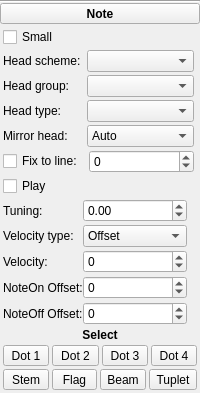
<?xml version="1.0" encoding="UTF-8"?>
<ui version="4.0">
 <class>InspectorNote</class>
 <widget class="QWidget" name="InspectorNote">
  <property name="geometry">
   <rect>
    <x>0</x>
    <y>0</y>
    <width>0</width>
    <height>0</height>
   </rect>
  </property>
  <property name="accessibleName">
   <string>Note Inspector</string>
  </property>
  <layout class="QVBoxLayout" name="verticalLayout">
   <property name="spacing">
    <number>0</number>
   </property>
   <property name="leftMargin">
    <number>0</number>
   </property>
   <property name="topMargin">
    <number>0</number>
   </property>
   <property name="rightMargin">
    <number>0</number>
   </property>
   <property name="bottomMargin">
    <number>0</number>
   </property>
   <item>
    <widget class="QFrame" name="frame">
     <property name="frameShape">
      <enum>QFrame::Shape::HLine</enum>
     </property>
     <property name="frameShadow">
      <enum>QFrame::Shadow::Sunken</enum>
     </property>
    </widget>
   </item>
   <item>
    <widget class="QToolButton" name="title">
     <property name="sizePolicy">
      <sizepolicy hsizetype="Preferred" vsizetype="Preferred">
       <horstretch>0</horstretch>
       <verstretch>0</verstretch>
      </sizepolicy>
     </property>
     <property name="font">
      <font>
       <bold>true</bold>
      </font>
     </property>
     <property name="text">
      <string>Note</string>
     </property>
    </widget>
   </item>
   <item>
    <widget class="QWidget" name="panel" native="true">
     <layout class="QGridLayout" name="gridLayout">
      <property name="leftMargin">
       <number>3</number>
      </property>
      <property name="topMargin">
       <number>3</number>
      </property>
      <property name="rightMargin">
       <number>3</number>
      </property>
      <property name="bottomMargin">
       <number>3</number>
      </property>
      <property name="spacing">
       <number>3</number>
      </property>
      <item row="11" column="2">
       <spacer name="verticalSpacer">
        <property name="orientation">
         <enum>Qt::Orientation::Vertical</enum>
        </property>
        <property name="sizeType">
         <enum>QSizePolicy::Policy::MinimumExpanding</enum>
        </property>
        <property name="sizeHint" stdset="0">
         <size>
          <width>0</width>
          <height>0</height>
         </size>
        </property>
       </spacer>
      </item>
      <item row="0" column="0" colspan="3">
       <widget class="QCheckBox" name="isSmall">
        <property name="focusPolicy">
         <enum>Qt::FocusPolicy::TabFocus</enum>
        </property>
        <property name="text">
         <string>Small</string>
        </property>
       </widget>
      </item>
      <item row="2" column="3">
       <widget class="Ms::ResetButton" name="resetNoteHeadGroup" native="true">
        <property name="sizePolicy">
         <sizepolicy hsizetype="Fixed" vsizetype="Preferred">
          <horstretch>0</horstretch>
          <verstretch>0</verstretch>
         </sizepolicy>
        </property>
        <property name="accessibleName">
         <string>Reset 'Head group' value</string>
        </property>
       </widget>
      </item>
      <item row="13" column="0" colspan="4">
       <layout class="QHBoxLayout" name="horizontalLayout">
        <item>
         <widget class="QToolButton" name="dot1">
          <property name="sizePolicy">
           <sizepolicy hsizetype="Expanding" vsizetype="Fixed">
            <horstretch>0</horstretch>
            <verstretch>0</verstretch>
           </sizepolicy>
          </property>
          <property name="styleSheet">
           <string notr="true"/>
          </property>
          <property name="text">
           <string>Dot 1</string>
          </property>
         </widget>
        </item>
        <item>
         <widget class="QToolButton" name="dot2">
          <property name="sizePolicy">
           <sizepolicy hsizetype="Expanding" vsizetype="Fixed">
            <horstretch>0</horstretch>
            <verstretch>0</verstretch>
           </sizepolicy>
          </property>
          <property name="text">
           <string>Dot 2</string>
          </property>
         </widget>
        </item>
        <item>
         <widget class="QToolButton" name="dot3">
          <property name="sizePolicy">
           <sizepolicy hsizetype="Expanding" vsizetype="Fixed">
            <horstretch>0</horstretch>
            <verstretch>0</verstretch>
           </sizepolicy>
          </property>
          <property name="text">
           <string>Dot 3</string>
          </property>
         </widget>
        </item>
        <item>
         <widget class="QToolButton" name="dot4">
          <property name="sizePolicy">
           <sizepolicy hsizetype="Expanding" vsizetype="Fixed">
            <horstretch>0</horstretch>
            <verstretch>0</verstretch>
           </sizepolicy>
          </property>
          <property name="text">
           <string>Dot 4</string>
          </property>
         </widget>
        </item>
       </layout>
      </item>
      <item row="3" column="3">
       <widget class="Ms::ResetButton" name="resetNoteHeadType" native="true">
        <property name="sizePolicy">
         <sizepolicy hsizetype="Fixed" vsizetype="Preferred">
          <horstretch>0</horstretch>
          <verstretch>0</verstretch>
         </sizepolicy>
        </property>
        <property name="accessibleName">
         <string>Reset 'Head type' value</string>
        </property>
       </widget>
      </item>
      <item row="4" column="2">
       <widget class="QComboBox" name="mirrorHead">
        <property name="sizePolicy">
         <sizepolicy hsizetype="Expanding" vsizetype="Fixed">
          <horstretch>0</horstretch>
          <verstretch>0</verstretch>
         </sizepolicy>
        </property>
        <property name="accessibleName">
         <string>Mirror head</string>
        </property>
        <item>
         <property name="text">
          <string>Auto</string>
         </property>
        </item>
        <item>
         <property name="text">
          <string>Left</string>
         </property>
        </item>
        <item>
         <property name="text">
          <string>Right</string>
         </property>
        </item>
       </widget>
      </item>
      <item row="4" column="0">
       <widget class="QLabel" name="label">
        <property name="text">
         <string>Mirror head:</string>
        </property>
        <property name="alignment">
         <set>Qt::AlignmentFlag::AlignLeading|Qt::AlignmentFlag::AlignLeft|Qt::AlignmentFlag::AlignVCenter</set>
        </property>
        <property name="buddy">
         <cstring>mirrorHead</cstring>
        </property>
       </widget>
      </item>
      <item row="6" column="3">
       <widget class="Ms::ResetButton" name="resetPlay" native="true">
        <property name="sizePolicy">
         <sizepolicy hsizetype="Fixed" vsizetype="Preferred">
          <horstretch>0</horstretch>
          <verstretch>0</verstretch>
         </sizepolicy>
        </property>
        <property name="accessibleName">
         <string>Reset 'Play' value</string>
        </property>
       </widget>
      </item>
      <item row="12" column="0" colspan="4">
       <widget class="QLabel" name="label_2">
        <property name="font">
         <font>
          <bold>true</bold>
         </font>
        </property>
        <property name="text">
         <string>Select</string>
        </property>
        <property name="alignment">
         <set>Qt::AlignmentFlag::AlignCenter</set>
        </property>
       </widget>
      </item>
      <item row="14" column="0" colspan="4">
       <layout class="QHBoxLayout" name="horizontalLayout_3">
        <item>
         <widget class="QToolButton" name="stem">
          <property name="sizePolicy">
           <sizepolicy hsizetype="Expanding" vsizetype="Fixed">
            <horstretch>0</horstretch>
            <verstretch>0</verstretch>
           </sizepolicy>
          </property>
          <property name="text">
           <string>Stem</string>
          </property>
         </widget>
        </item>
        <item>
         <widget class="QToolButton" name="hook">
          <property name="sizePolicy">
           <sizepolicy hsizetype="Expanding" vsizetype="Fixed">
            <horstretch>0</horstretch>
            <verstretch>0</verstretch>
           </sizepolicy>
          </property>
          <property name="text">
           <string>Flag</string>
          </property>
         </widget>
        </item>
        <item>
         <widget class="QToolButton" name="beam">
          <property name="sizePolicy">
           <sizepolicy hsizetype="Expanding" vsizetype="Fixed">
            <horstretch>0</horstretch>
            <verstretch>0</verstretch>
           </sizepolicy>
          </property>
          <property name="text">
           <string>Beam</string>
          </property>
         </widget>
        </item>
        <item>
         <widget class="QToolButton" name="tuplet">
          <property name="sizePolicy">
           <sizepolicy hsizetype="Expanding" vsizetype="Fixed">
            <horstretch>0</horstretch>
            <verstretch>0</verstretch>
           </sizepolicy>
          </property>
          <property name="text">
           <string>Tuplet</string>
          </property>
         </widget>
        </item>
       </layout>
      </item>
      <item row="3" column="0">
       <widget class="QLabel" name="label_7">
        <property name="text">
         <string>Head type:</string>
        </property>
        <property name="alignment">
         <set>Qt::AlignmentFlag::AlignLeading|Qt::AlignmentFlag::AlignLeft|Qt::AlignmentFlag::AlignVCenter</set>
        </property>
        <property name="buddy">
         <cstring>noteHeadType</cstring>
        </property>
       </widget>
      </item>
      <item row="0" column="3">
       <widget class="Ms::ResetButton" name="resetSmall" native="true">
        <property name="sizePolicy">
         <sizepolicy hsizetype="Fixed" vsizetype="Preferred">
          <horstretch>0</horstretch>
          <verstretch>0</verstretch>
         </sizepolicy>
        </property>
        <property name="accessibleName">
         <string>Reset 'Small' value</string>
        </property>
       </widget>
      </item>
      <item row="6" column="0" colspan="3">
       <widget class="QCheckBox" name="play">
        <property name="focusPolicy">
         <enum>Qt::FocusPolicy::TabFocus</enum>
        </property>
        <property name="text">
         <string>Play</string>
        </property>
       </widget>
      </item>
      <item row="1" column="0">
       <widget class="QLabel" name="label_headScheme">
        <property name="text">
         <string>Head scheme:</string>
        </property>
        <property name="alignment">
         <set>Qt::AlignmentFlag::AlignLeading|Qt::AlignmentFlag::AlignLeft|Qt::AlignmentFlag::AlignVCenter</set>
        </property>
        <property name="buddy">
         <cstring>noteHeadScheme</cstring>
        </property>
       </widget>
      </item>
      <item row="1" column="2">
       <widget class="QComboBox" name="noteHeadScheme">
        <property name="sizePolicy">
         <sizepolicy hsizetype="Expanding" vsizetype="Fixed">
          <horstretch>0</horstretch>
          <verstretch>0</verstretch>
         </sizepolicy>
        </property>
        <property name="accessibleName">
         <string>Head scheme</string>
        </property>
       </widget>
      </item>
      <item row="1" column="3">
       <widget class="Ms::ResetButton" name="resetNoteHeadScheme" native="true">
        <property name="sizePolicy">
         <sizepolicy hsizetype="Fixed" vsizetype="Preferred">
          <horstretch>0</horstretch>
          <verstretch>0</verstretch>
         </sizepolicy>
        </property>
        <property name="accessibleName">
         <string>Reset 'Head scheme' value</string>
        </property>
       </widget>
      </item>
      <item row="2" column="2">
       <widget class="QComboBox" name="noteHeadGroup">
        <property name="sizePolicy">
         <sizepolicy hsizetype="Expanding" vsizetype="Fixed">
          <horstretch>0</horstretch>
          <verstretch>0</verstretch>
         </sizepolicy>
        </property>
        <property name="accessibleName">
         <string>Head group</string>
        </property>
        <property name="maxVisibleItems">
         <number>14</number>
        </property>
       </widget>
      </item>
      <item row="4" column="3">
       <widget class="Ms::ResetButton" name="resetMirrorHead" native="true">
        <property name="sizePolicy">
         <sizepolicy hsizetype="Fixed" vsizetype="Preferred">
          <horstretch>0</horstretch>
          <verstretch>0</verstretch>
         </sizepolicy>
        </property>
        <property name="accessibleName">
         <string>Reset 'Mirror head' value</string>
        </property>
       </widget>
      </item>
      <item row="3" column="2">
       <widget class="QComboBox" name="noteHeadType">
        <property name="sizePolicy">
         <sizepolicy hsizetype="Expanding" vsizetype="Fixed">
          <horstretch>0</horstretch>
          <verstretch>0</verstretch>
         </sizepolicy>
        </property>
        <property name="accessibleName">
         <string>Head type</string>
        </property>
       </widget>
      </item>
      <item row="2" column="0">
       <widget class="QLabel" name="label_6">
        <property name="text">
         <string>Head group:</string>
        </property>
        <property name="alignment">
         <set>Qt::AlignmentFlag::AlignLeading|Qt::AlignmentFlag::AlignLeft|Qt::AlignmentFlag::AlignVCenter</set>
        </property>
        <property name="buddy">
         <cstring>noteHeadGroup</cstring>
        </property>
       </widget>
      </item>
      <item row="5" column="0" colspan="3">
       <layout class="QHBoxLayout" name="horizontalLayout_2">
        <property name="spacing">
         <number>3</number>
        </property>
        <item>
         <widget class="QCheckBox" name="fixed">
          <property name="sizePolicy">
           <sizepolicy hsizetype="Fixed" vsizetype="Fixed">
            <horstretch>0</horstretch>
            <verstretch>0</verstretch>
           </sizepolicy>
          </property>
          <property name="focusPolicy">
           <enum>Qt::FocusPolicy::TabFocus</enum>
          </property>
          <property name="text">
           <string>Fix to line:</string>
          </property>
         </widget>
        </item>
        <item>
         <widget class="Ms::ResetButton" name="resetFixed" native="true">
          <property name="sizePolicy">
           <sizepolicy hsizetype="Fixed" vsizetype="Preferred">
            <horstretch>0</horstretch>
            <verstretch>0</verstretch>
           </sizepolicy>
          </property>
          <property name="accessibleName">
           <string>Reset 'Fix to line' value</string>
          </property>
         </widget>
        </item>
        <item>
         <widget class="QSpinBox" name="fixedLine">
          <property name="sizePolicy">
           <sizepolicy hsizetype="Expanding" vsizetype="Fixed">
            <horstretch>0</horstretch>
            <verstretch>0</verstretch>
           </sizepolicy>
          </property>
          <property name="accessibleName">
           <string>Line</string>
          </property>
          <property name="minimum">
           <number>-20</number>
          </property>
          <property name="maximum">
           <number>30</number>
          </property>
         </widget>
        </item>
       </layout>
      </item>
      <item row="5" column="3">
       <widget class="Ms::ResetButton" name="resetFixedLine" native="true">
        <property name="sizePolicy">
         <sizepolicy hsizetype="Fixed" vsizetype="Preferred">
          <horstretch>0</horstretch>
          <verstretch>0</verstretch>
         </sizepolicy>
        </property>
        <property name="accessibleName">
         <string>Reset 'Line' value</string>
        </property>
       </widget>
      </item>
      <item row="7" column="0" rowspan="2" colspan="4">
       <widget class="QWidget" name="playWidget" native="true">
        <layout class="QGridLayout" name="gridLayout_2">
         <property name="leftMargin">
          <number>0</number>
         </property>
         <property name="topMargin">
          <number>0</number>
         </property>
         <property name="rightMargin">
          <number>0</number>
         </property>
         <property name="bottomMargin">
          <number>0</number>
         </property>
         <property name="horizontalSpacing">
          <number>0</number>
         </property>
         <property name="verticalSpacing">
          <number>3</number>
         </property>
         <item row="5" column="0">
          <widget class="QLabel" name="label_3">
           <property name="text">
            <string>NoteOn Offset:</string>
           </property>
           <property name="buddy">
            <cstring>noteOnOffset</cstring>
           </property>
          </widget>
         </item>
         <item row="6" column="0">
          <widget class="QLabel" name="label_31">
           <property name="text">
            <string>NoteOff Offset:</string>
           </property>
           <property name="buddy">
            <cstring>noteOffOffset</cstring>
           </property>
          </widget>
         </item>
         <item row="2" column="2">
          <widget class="Ms::ResetButton" name="resetVelocityType" native="true">
           <property name="sizePolicy">
            <sizepolicy hsizetype="Fixed" vsizetype="Preferred">
             <horstretch>0</horstretch>
             <verstretch>0</verstretch>
            </sizepolicy>
           </property>
           <property name="minimumSize">
            <size>
             <width>10</width>
             <height>0</height>
            </size>
           </property>
           <property name="accessibleName">
            <string>Reset 'Velocity type' value</string>
           </property>
          </widget>
         </item>
         <item row="5" column="1">
          <widget class="QSpinBox" name="noteOnOffset">
           <property name="accessibleName">
            <string>NoteOn Offset</string>
           </property>
           <property name="minimum">
            <number>-1000</number>
           </property>
           <property name="maximum">
            <number>1000</number>
           </property>
          </widget>
         </item>
         <item row="6" column="1">
          <widget class="QSpinBox" name="noteOffOffset">
           <property name="accessibleName">
            <string>NoteOff Offset</string>
           </property>
           <property name="minimum">
            <number>-1000</number>
           </property>
           <property name="maximum">
            <number>1000</number>
           </property>
          </widget>
         </item>
         <item row="3" column="0">
          <widget class="QLabel" name="label_9">
           <property name="text">
            <string>Velocity:</string>
           </property>
           <property name="alignment">
            <set>Qt::AlignmentFlag::AlignLeading|Qt::AlignmentFlag::AlignLeft|Qt::AlignmentFlag::AlignVCenter</set>
           </property>
           <property name="buddy">
            <cstring>velocity</cstring>
           </property>
          </widget>
         </item>
         <item row="3" column="1">
          <widget class="QSpinBox" name="velocity">
           <property name="sizePolicy">
            <sizepolicy hsizetype="Expanding" vsizetype="Fixed">
             <horstretch>0</horstretch>
             <verstretch>0</verstretch>
            </sizepolicy>
           </property>
           <property name="accessibleName">
            <string>Velocity</string>
           </property>
           <property name="minimum">
            <number>-127</number>
           </property>
           <property name="maximum">
            <number>127</number>
           </property>
          </widget>
         </item>
         <item row="3" column="2">
          <widget class="Ms::ResetButton" name="resetVelocity" native="true">
           <property name="sizePolicy">
            <sizepolicy hsizetype="Fixed" vsizetype="Preferred">
             <horstretch>0</horstretch>
             <verstretch>0</verstretch>
            </sizepolicy>
           </property>
           <property name="minimumSize">
            <size>
             <width>10</width>
             <height>0</height>
            </size>
           </property>
           <property name="accessibleName">
            <string>Reset 'Velocity' value</string>
           </property>
          </widget>
         </item>
         <item row="1" column="1">
          <widget class="QDoubleSpinBox" name="tuning">
           <property name="sizePolicy">
            <sizepolicy hsizetype="Expanding" vsizetype="Fixed">
             <horstretch>0</horstretch>
             <verstretch>0</verstretch>
            </sizepolicy>
           </property>
           <property name="accessibleName">
            <string>Tuning</string>
           </property>
           <property name="minimum">
            <double>-300.000000000000000</double>
           </property>
           <property name="maximum">
            <double>300.000000000000000</double>
           </property>
           <property name="singleStep">
            <double>10.000000000000000</double>
           </property>
          </widget>
         </item>
         <item row="1" column="0">
          <widget class="QLabel" name="label_5">
           <property name="text">
            <string>Tuning:</string>
           </property>
           <property name="alignment">
            <set>Qt::AlignmentFlag::AlignLeading|Qt::AlignmentFlag::AlignLeft|Qt::AlignmentFlag::AlignVCenter</set>
           </property>
           <property name="buddy">
            <cstring>tuning</cstring>
           </property>
          </widget>
         </item>
         <item row="1" column="2">
          <widget class="Ms::ResetButton" name="resetTuning" native="true">
           <property name="sizePolicy">
            <sizepolicy hsizetype="Fixed" vsizetype="Preferred">
             <horstretch>0</horstretch>
             <verstretch>0</verstretch>
            </sizepolicy>
           </property>
           <property name="minimumSize">
            <size>
             <width>10</width>
             <height>0</height>
            </size>
           </property>
           <property name="accessibleName">
            <string>Reset 'Tuning' value</string>
           </property>
          </widget>
         </item>
         <item row="2" column="1">
          <widget class="QComboBox" name="velocityType">
           <property name="sizePolicy">
            <sizepolicy hsizetype="Expanding" vsizetype="Fixed">
             <horstretch>0</horstretch>
             <verstretch>0</verstretch>
            </sizepolicy>
           </property>
           <property name="accessibleName">
            <string>Velocity type</string>
           </property>
           <item>
            <property name="text">
             <string>Offset</string>
            </property>
           </item>
           <item>
            <property name="text">
             <string>User</string>
            </property>
           </item>
          </widget>
         </item>
         <item row="2" column="0">
          <widget class="QLabel" name="label_8">
           <property name="text">
            <string>Velocity type:</string>
           </property>
           <property name="alignment">
            <set>Qt::AlignmentFlag::AlignLeading|Qt::AlignmentFlag::AlignLeft|Qt::AlignmentFlag::AlignVCenter</set>
           </property>
          </widget>
         </item>
        </layout>
       </widget>
      </item>
     </layout>
    </widget>
   </item>
  </layout>
 </widget>
 <customwidgets>
  <customwidget>
   <class>Ms::ResetButton</class>
   <extends>QWidget</extends>
   <header>inspector/resetButton.h</header>
   <container>1</container>
  </customwidget>
 </customwidgets>
 <tabstops>
  <tabstop>title</tabstop>
  <tabstop>isSmall</tabstop>
  <tabstop>noteHeadScheme</tabstop>
  <tabstop>noteHeadGroup</tabstop>
  <tabstop>noteHeadType</tabstop>
  <tabstop>mirrorHead</tabstop>
  <tabstop>fixed</tabstop>
  <tabstop>fixedLine</tabstop>
  <tabstop>play</tabstop>
  <tabstop>tuning</tabstop>
  <tabstop>velocityType</tabstop>
  <tabstop>velocity</tabstop>
  <tabstop>dot4</tabstop>
  <tabstop>stem</tabstop>
  <tabstop>hook</tabstop>
  <tabstop>beam</tabstop>
  <tabstop>tuplet</tabstop>
 </tabstops>
 <resources/>
 <connections>
  <connection>
   <sender>fixed</sender>
   <signal>toggled(bool)</signal>
   <receiver>fixedLine</receiver>
   <slot>setEnabled(bool)</slot>
   <hints>
    <hint type="sourcelabel">
     <x>20</x>
     <y>20</y>
    </hint>
    <hint type="destinationlabel">
     <x>20</x>
     <y>20</y>
    </hint>
   </hints>
  </connection>
  <connection>
   <sender>play</sender>
   <signal>toggled(bool)</signal>
   <receiver>playWidget</receiver>
   <slot>setVisible(bool)</slot>
   <hints>
    <hint type="sourcelabel">
     <x>20</x>
     <y>20</y>
    </hint>
    <hint type="destinationlabel">
     <x>20</x>
     <y>20</y>
    </hint>
   </hints>
  </connection>
 </connections>
</ui>
